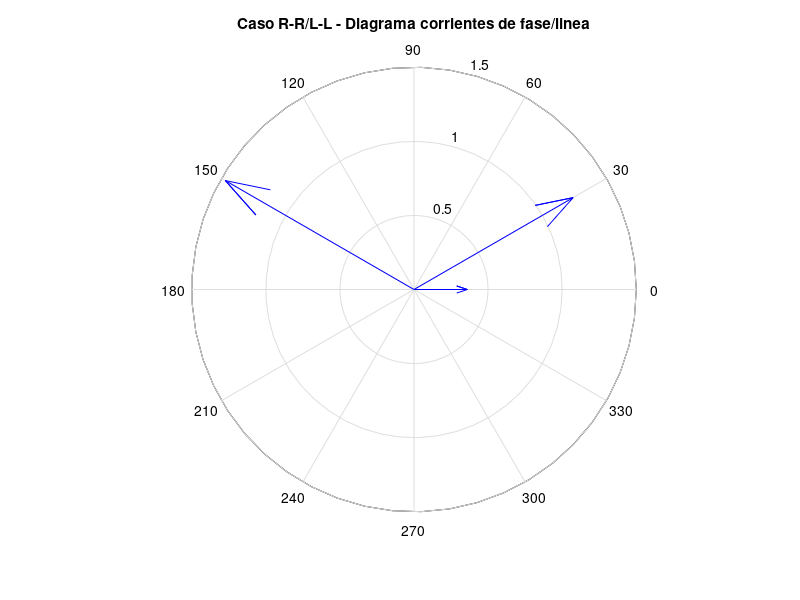

MATLAB code to generate this figure:
% %Tensiones en General%
% VRS = 146*exp(i*0);
% VST = 146*exp(i*(-120)*pi/180);
% VTR = 146*exp(i*(-240)*pi/180);
% V_MAT = [VRS VST VTR];
% compass(V_MAT);
% title('Diagrama tensiones de fase');

% %Caso R-R-R%
% IRS = 0.35*exp(i*0);
% IST = 0.36*exp(i*(-120)*pi/180);
% ITR = 0.46*exp(i*(-240)*pi/180);
% IR = IRS-ITR;
% IS = IST-IRS;
% IT = ITR-IST;
% IF_MAT = [IRS IST ITR];
% IL_MAT = [IR IS IT];
% compass(IF_MAT);
% title('Caso R-R-R - Diagrama corrientes de fase/linea');

% %Caso L-L-L%
% IRS = 1.4*exp(i*0);
% IST = 1.38*exp(i*(-120)*pi/180);
% ITR = 1.22*exp(i*(-240)*pi/180);
% IR = IRS-ITR;
% IS = IST-IRS;
% IT = ITR-IST;
% IF_MAT = [IRS IST ITR];
% IL_MAT = [IR IS IT];
% compass(IF_MAT);
% title('Caso L-L-L - Diagrama corrientes de fase/linea');

% %Caso R/L-R/L-R/L%
% IRS = 1.48*exp(i*0);
% IST = 1.48*exp(i*(-120)*pi/180);
% ITR = 1.38*exp(i*(-240)*pi/180);
% IR = IRS-ITR;
% IS = IST-IRS;
% IT = ITR-IST;
% IF_MAT = [IRS IST ITR];
% IL_MAT = [IR IS IT];
% compass(IF_MAT);
% title('Caso R/L-R/L-R/L - Diagrama corrientes de fase/linea');

%Caso R-R/L-L%
IRS = 0.36*exp(i*0);
IST = 1.47*exp(i*(-210)*pi/180);
ITR = 1.24*exp(i*(-330)*pi/180);
IR = IRS-ITR;
IS = IST-IRS;
IT = ITR-IST;
IF_MAT = [IRS IST ITR];
IL_MAT = [IR IS IT];
compass(IF_MAT);
title('Caso R-R/L-L - Diagrama corrientes de fase/linea');
